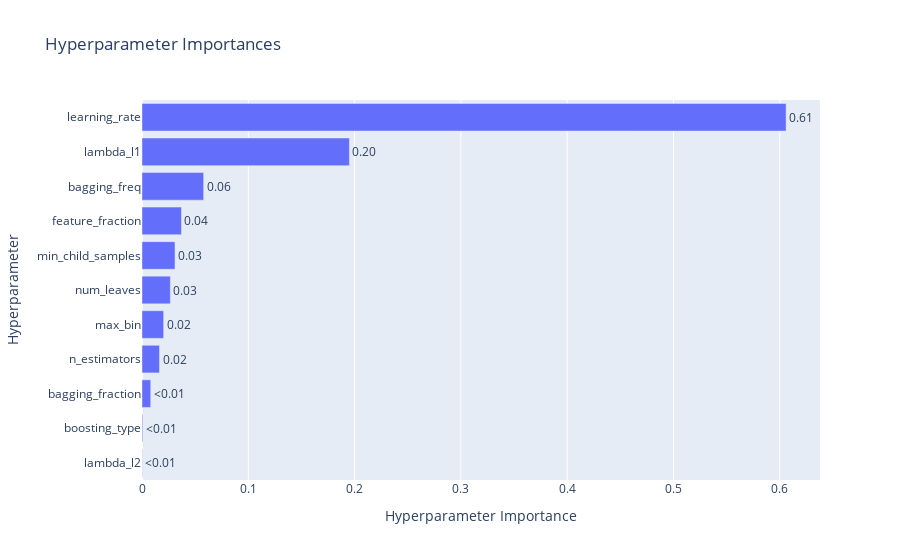

Notebook source saved alongside this figure:
### Code cell
fig = optuna.visualization.plot_param_importances(study)
fig.write_image(file=os.path.join(im_dir, "single_hyperparam_importance.png"), format="png", scale=6)
fig.show()

### Figure 1 — Plotly figure (JSON) as saved in the notebook; plotly's stock layout.template omitted (floating-point values rounded to 4 significant figures)
{"data": [{"cliponaxis": false, "hovertemplate": ["lambda_l2 (FloatDistribution): 0.00029711125426770864<extra></extra>", "boosting_type (CategoricalDistribution): 0.0006904020889898302<extra></extra>", "bagging_fraction (FloatDistribution): 0.008221532264097471<extra></extra>", "n_estimators (IntDistribution): 0.01646130539032057<extra></extra>", "max_bin (IntDistribution): 0.02036604589641953<extra></extra>", "num_leaves (IntDistribution): 0.02667477929639801<extra></extra>", "min_child_samples (IntDistribution): 0.031078573055325073<extra></extra>", "feature_fraction (FloatDistribution): 0.03711879247964429<extra></extra>", "bagging_freq (IntDistribution): 0.0580117715249724<extra></extra>", "lambda_l1 (FloatDistribution): 0.19512041675465164<extra></extra>", "learning_rate (FloatDistribution): 0.6059592699949132<extra></extra>"], "name": "Objective Value", "orientation": "h", "text": ["<0.01", "<0.01", "<0.01", "0.02", "0.02", "0.03", "0.03", "0.04", "0.06", "0.20", "0.61"], "textposition": "outside", "type": "bar", "x": [0.0002971, 0.0006904, 0.008222, 0.01646, 0.02037, 0.02667, 0.03108, 0.03712, 0.05801, 0.1951, 0.606], "y": ["lambda_l2", "boosting_type", "bagging_fraction", "n_estimators", "max_bin", "num_leaves", "min_child_samples", "feature_fraction", "bagging_freq", "lambda_l1", "learning_rate"]}], "layout": {"title": {"text": "Hyperparameter Importances"}, "xaxis": {"title": {"text": "Hyperparameter Importance"}}, "yaxis": {"title": {"text": "Hyperparameter"}}}}
